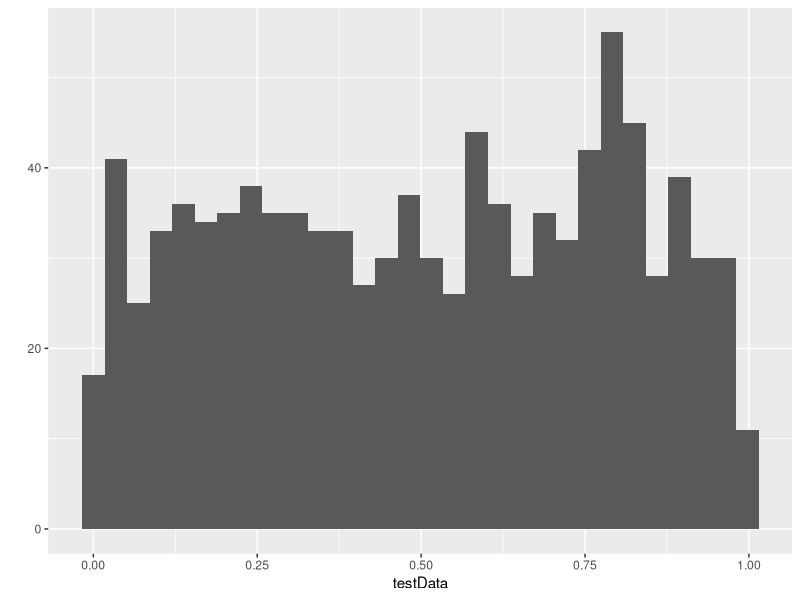
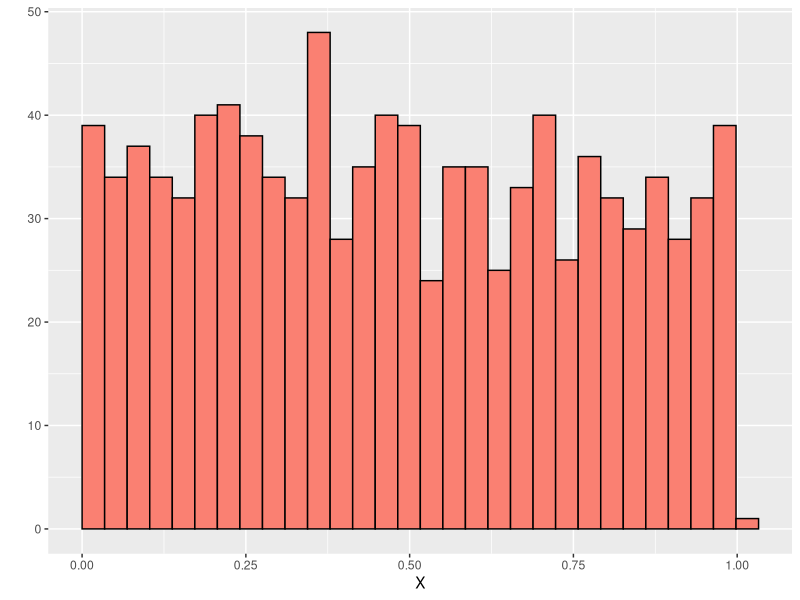
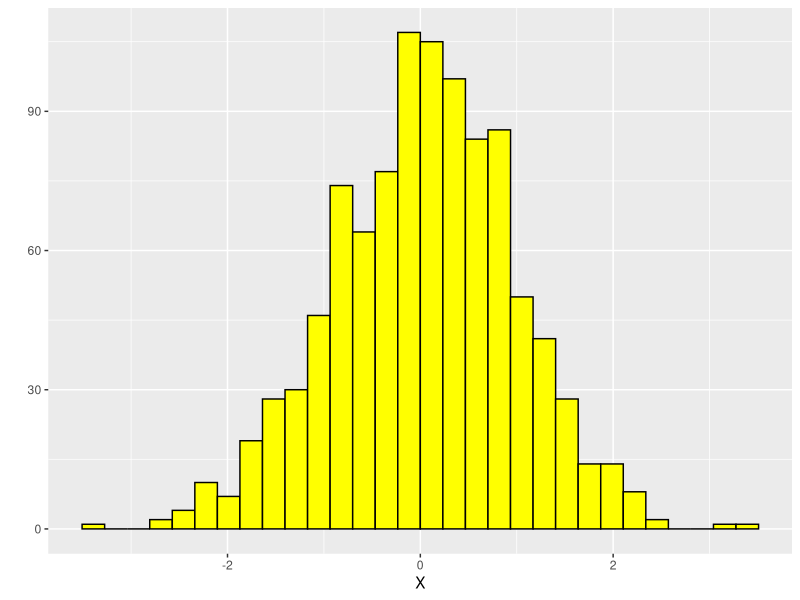

Write the R code that produced these figures, in order. (Note: this script raises an error after producing the figures.)
# Using Probability Simulation in R
# February 15 2018
# Adrian Wiegman
# stochastic vs deterministic models

# install/load necessary packages
library(ggplot2)

#generate random uniform data
testData <- runif(1000)
qplot(x=testData)

#creating a function in R to make custom graphs
#functions must go at the top of programs so that 
#they can be compiled into the memory 
#///FUNCTIONS-----------------------

#_Function Histo
# better histogram plot
# input xData = numeric vector
# input fColor = fill color
# output = corrected ggplot histogram
# output = summary statistics 
# output = 95% interval
Histo <- function(xData=runif(1000),fColor='salmon') {z <-qplot(x=xData,color=I('black'),fill=I(fColor),xlab='X',boundary=0) 
print(z)
print(summary(xData))
print(quantile(x=xData,probs=c(0.025,0.975)))
}
#function(){} is an R function for building functions
#qplot() is a ggplot function
#I() is a variable for passing arguments?????

#Function IHisto
#works better than histo for integer values!
#input xData = vector of integers
#input fColor = fill color
#output = summary of x data 
#output = 95% confidence interval
iHisto <- function(xData=runif(1000),fColor='salmon') {z <-qplot(x=factor(xData),color=I('black'),fill=I(fColor),xlab='X',boundary=0) 
print(z)
print(summary(xData))
print(quantile(x=xData,probs=c(0.025,0.975)))
}


#///MAIN PROGRAM-------------------------
Histo()
temp <- rnorm(1000)
Histo(xData=temp,fColor='yellow1')
IHisto()
#Poisson distribution
temp2 <- rpois(n=1000,lambda=0.5) #poisson distribution, lamba represents the average rate of events per sampling interval
#poisson gets more course as lambda approaches zero
iHisto(temp2)
iHisto(xData=temp2, fColor='springgreen')
mean(temp2==0) # mean of a string of TRUE FALS that were coerced to integer

# Binomial distribution
# integer from 0 to number of trials
# input parameters...
# n= number of trials
# size= number of replications per trial
# p= probaility of success
zz <- rbinom(n=1000,size=40,p=0.75)
iHisto(xData=zz,fColor='slateblue')
